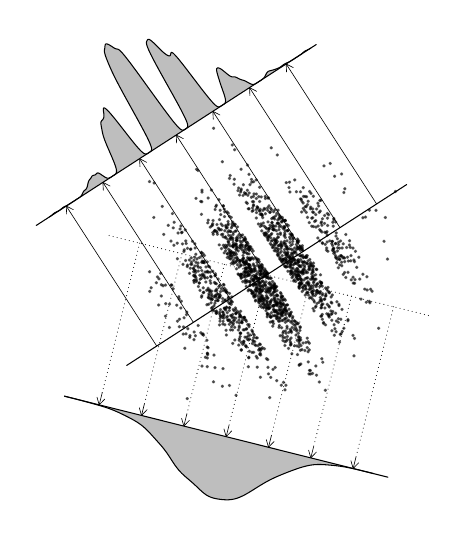

Generate this figure with R:
#! /usr/bin/env Rscript

cat("start ...\n")
library(fastICA)
library(jvcoords)

source("../entropy.R")

# good values 6, 10, 11, 14, ...
set.seed(14)

# rotate the points anti-clockwise, so that the scatter plot looks nice
rotate.deg = 10

##################################
# helper functions

cat("setting up fastICA objective functions ...\n")
G1 <- function(x) log(cosh(x))
G2 <- function(x) -exp(-x^2/2)
G1.base <- mean(G1(rnorm(1e7)))
G2.base <- -1/sqrt(2)

###################################
# create a stripy, whitened cloud of points

# systematically try a grid of directions to project onto
M <- 100
theta <- seq(0, pi, length.out = M + 1)[1:M]
W <- rbind(cos(theta), sin(theta))

# direction of the gaps is theta[mid1]
mid1 <- 14

gap <- function(x) {
    s <- sin(6*x)
    .4 * s^6 * (s > 0)
}

random.vec <- function(n) {
    m <- floor(sqrt(n))

    x <- matrix(0, 0, 2)
    while (TRUE) {
        x <- rbind(x, matrix(rnorm(2 * (n - nrow(x))), ncol =  2))

        x <- whiten(x)$y
        all.proj <- apply(x %*% W, 2, sort)
        spacing <- all.proj[(m + 1):n, ] - all.proj[1:(n - m), ]
        ent <- colSums(log(spacing*(n/m)))
        dt <- theta[which.min(ent)] - theta[mid1]
        U <- matrix(c(cos(dt), sin(dt), -sin(dt), cos(dt)), 2, 2)
        x <- x %*% U
        if (mean(gap(x %*% W[, mid1]) > 0) > .5) {
            x <- -x
        }

        gg <- gap(x %*% W[, mid1])
        rows <- which(gg > 1e-3)
        if (length(rows) == 0) {
            break
        }
        x <- x[-rows, , drop = FALSE]
    }
    x
}

cat("creating random points ...\n")
n <- 2000
x <- random.vec(n)

# rotate the points for the scatter plot
phi <- rotate.deg / 180 * pi
U <- matrix(c(cos(phi), -sin(phi), sin(phi), cos(phi)), 2, 2)
x <- x %*% U

fname <- "points.csv"
cat("writing", fname, "...\n")
write.table(x, fname, sep = ",", row.names = FALSE, col.names = FALSE)

######################################################################
# create a scatter plot together with the marginals

cat("creating scatter plot ...\n")

# find the best direction for fastICA
fi <- fastICA(x, n.comp = 2, alg.typ = "deflation")
stopifnot(isTRUE(all.equal(cov(fi$S) * (n - 1) / n, diag(2))))
stopifnot(isTRUE(all.equal(x %*% fi$K %*% fi$W, fi$S)))
stopifnot(isTRUE(all.equal(t(fi$W) %*% fi$W, diag(2))))
w <- fi$K %*% fi$W %*% c(1, 0) * sqrt((n - 1) / n)
stopifnot(abs(sum(w^2) - 1) < 1e-6)
xf <- as.vector(x %*% w)
stopifnot(isTRUE(all.equal(xf * sqrt(n / (n - 1)), fi$S[, 1])))
if (w[1] > 0) {
    w <- -w
    xf <- -xf
}
df <- density(xf, bw = "SJ")

# find the best direction using m-spacing
# take M projections in half circle, choose best one
M <- 5000
theta <- seq(0, pi, length.out = M + 1)[1:M]
W <- rbind(cos(theta), sin(theta))

n <- nrow(x)
x_rot <- x %*% W
x_rot.entropy <- mSpacingEntropy(t(x_rot), m = sqrt(n))
v <- W[, which.min(x_rot.entropy)]
stopifnot(abs(sum(v^2) - 1) < 1e-6)
xc <- as.vector(x %*% v)
if (v[1] < 0) {
    v <- -v
    xc <- -xc
}
dc <- density(xc, bw = "SJ")

pdf("points.pdf", 4.5, 5.5, family = "serif", pointsize = 10)
par(mai = c(0, 0, 0, 0))

plot(x, xlim = c(-6, 4), ylim = c(-6, 6), asp = 1, pch = 20, cex = .6,
     col = rgb(0, 0, 0, .5),
     axes = FALSE, xlab = "", ylab = "")

d.dist <- 4

Q <- matrix(c(w[1], -w[2], w[2], w[1]), 2, 2)
lines(c(-4 * w[1], 4 * w[1]), c(-4 * w[2], 4 * w[2]), lty = 3)
for (pos in seq(-pi, pi, l = 7)) {
    a <- c(pos, 0) %*% Q
    b <- c(pos, d.dist - .3) %*% Q
    c <- c(pos, d.dist) %*% Q
    lines(rbind(a, b), lty = 3)
    arrows(b[1], b[2], c[1], c[2], length = .08, lwd = .6)
}
z <- cbind(df$x, 4 * df$y + d.dist)
A <- z %*% Q
polygon(A, border = NA, col = "grey")
z <- rbind(c(-4, d.dist), c(4, d.dist))
lines(z %*% Q)
lines(A)

Q <- matrix(c(v[1], -v[2], v[2], v[1]), 2, 2)
lines(c(-4 * v[1], 4 * v[1]), c(-4 * v[2], 4 * v[2]))
for (pos in seq(-pi, pi, l = 7)) {
    a <- c(pos, 0) %*% Q
    b <- c(pos, d.dist) %*% Q
    arrows(a[1], a[2], b[1], b[2], length = .08, lwd = .6)
}
z <- cbind(dc$x, 4 * dc$y + d.dist)
A <- z %*% Q
polygon(A, border = NA, col = "grey")
z <- rbind(c(-4, d.dist), c(4, d.dist))
lines(z %*% Q)
lines(A)

invisible(dev.off())

cat("done\n")

